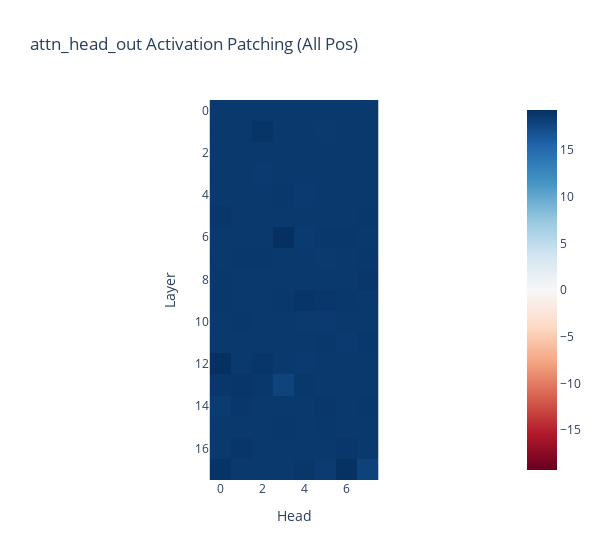

Source (notebook cell):
### Code cell
imshow(
    act_patch_attn_head_out_all_pos, 
    labels={"y": "Layer", "x": "Head"}, 
    title="attn_head_out Activation Patching (All Pos)",
    width=600
)

### Figure 1 — Plotly figure (JSON) as saved in the notebook; plotly's stock layout.template omitted (floating-point values rounded to 4 significant figures; data arrays with more than 128 entries replaced by an {"elided": "..."} marker saying what was removed)
{"data": [{"coloraxis": "coloraxis", "hovertemplate": "Head: %{x}<br>Layer: %{y}<br>color: %{z}<extra></extra>", "name": "0", "type": "heatmap", "xaxis": "x", "yaxis": "y", "z": {"elided": "18x8 float values"}}], "layout": {"coloraxis": {"cmid": 0, "colorscale": [[0, "rgb(103,0,31)"], [0.1, "rgb(178,24,43)"], [0.2, "rgb(214,96,77)"], [0.3, "rgb(244,165,130)"], [0.4, "rgb(253,219,199)"], [0.5, "rgb(247,247,247)"], [0.6, "rgb(209,229,240)"], [0.7, "rgb(146,197,222)"], [0.8, "rgb(67,147,195)"], [0.9, "rgb(33,102,172)"], [1, "rgb(5,48,97)"]]}, "title": {"text": "attn_head_out Activation Patching (All Pos)"}, "width": 600, "xaxis": {"anchor": "y", "constrain": "domain", "domain": [0, 1], "scaleanchor": "y", "title": {"text": "Head"}}, "yaxis": {"anchor": "x", "autorange": "reversed", "constrain": "domain", "domain": [0, 1], "title": {"text": "Layer"}}}}
